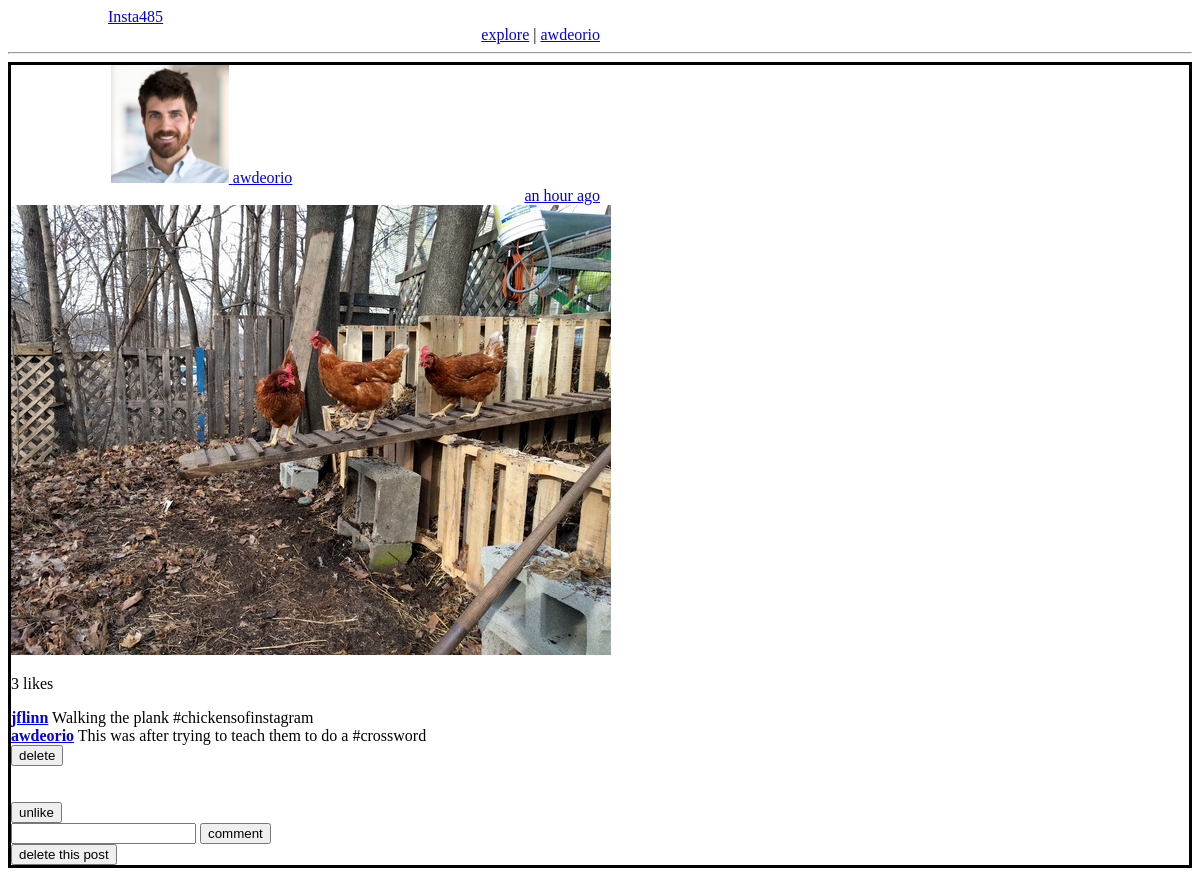
/posts/1/ (signed in), run on the app's committed database.
### tables this page shows
CREATE TABLE users(
  username VARCHAR(20) NOT NULL,
  fullname VARCHAR(40) NOT NULL,
  email VARCHAR(40) NOT NULL,
  filename VARCHAR(40) NOT NULL,
  password VARCHAR(40) NOT NULL,
  created DATETIME DEFAULT CURRENT_TIMESTAMP,
  PRIMARY KEY(username)
);

CREATE TABLE posts(
  postid INTEGER PRIMARY KEY AUTOINCREMENT,
  filename VARCHAR(64) NOT NULL,
  owner VARCHAR(20) NOT NULL,
  created DATETIME DEFAULT CURRENT_TIMESTAMP,
  FOREIGN KEY(owner) REFERENCES users(username) ON DELETE CASCADE
);

CREATE TABLE comments(
  commentid INTEGER PRIMARY KEY AUTOINCREMENT,
  owner VARCHAR(20) NOT NULL,
  postid INTEGER NOT NULL,
  text VARCHAR(1024) NOT NULL,
  created DATETIME DEFAULT CURRENT_TIMESTAMP,
  FOREIGN KEY(owner) REFERENCES users(username) ON DELETE CASCADE
  FOREIGN KEY(postid) REFERENCES posts(postid) ON DELETE CASCADE
);

### insta485/views/index.py (the view)
@insta485.app.route('/posts/<postid_url_slug>/')
def show_post(postid_url_slug):
    postid = int(postid_url_slug)
    if "username" in flask.session:
        logname = flask.session["username"]
    else:
        return flask.redirect("/accounts/login/")
    connection = insta485.model.get_db()
    context = {"logname": logname, "postid": postid}
    cur = connection.execute(
        "SELECT posts.owner AS owner, users.filename AS owner_img_url, "
        "posts.filename AS img_url, posts.created AS timestamp "
        "FROM posts JOIN users on posts.owner==users.username "
        "WHERE posts.postid == ?",
        (postid, )
    )
    post = cur.fetchall()
    context["owner"] = post[0]["owner"]
    context["owner_img_url"] = post[0]["owner_img_url"]
    context["img_url"] = post[0]["img_url"]
    context["timestamp"] = arrow.get(post[0]["timestamp"]).humanize()
    cur = connection.execute(
        "SELECT owner "
        "FROM likes "
        "WHERE likes.postid == ?",
        (postid, )
    )
    likes = cur.fetchall()
    context["likes"] = len(likes)
    context["like_list"] = [like["owner"] for like in likes]
    cur = connection.execute(
        "SELECT commentid, owner, text "
        "FROM comments "
        "WHERE comments.postid == ? "
        "ORDER BY commentid ASC ",
        (postid, )
    )
    comments = cur.fetchall()
    context["comments"] = comments
    return flask.render_template("post.html", **context)

### insta485/model.py (called while the page is built)
def dict_factory(cursor, row):
    return {col[0]: row[idx] for idx, col in enumerate(cursor.description)}

def get_db():
    if 'sqlite_db' not in flask.g:
        db_filename = insta485.app.config['DATABASE_FILENAME']
        flask.g.sqlite_db = sqlite3.connect(str(db_filename))
        flask.g.sqlite_db.row_factory = dict_factory
        flask.g.sqlite_db.execute("PRAGMA foreign_keys = ON")
    return flask.g.sqlite_db

### insta485/templates/post.html (shortened to what this page needs)
<!DOCTYPE html>
<html lang="en">
<head>
</head>
<body>
    <div class="logo">
        <a href="/">Insta485</a>
    </div>
    <div class="topright">
        <a href="/explore/">explore</a>
        <a> | </a>
        <a href="/users/{{ logname }}/">{{ logname }}</a>
    </div>
    <hr>
    <div style="border-style: solid;">
        <div class="logo">
            <a href="/users/{{ owner }}/">
                <img class="user-image" src="/uploads/{{ owner_img_url }}" alt="{{ owner_img_url }}" style="width: 20%;">
                {{ owner }}
            </a>
        </div>
        <div class="topright">
            <a href="/posts/{{ postid }}/">{{ timestamp }}</a>
        </div>
        <div>
            <img src="/uploads/{{ img_url }}" alt="/uploads/{{ img_url }}" style="align-content: center;">
            <p>
                {% if likes == 1 %}
                    1 like
                {% else %}
                    {{ likes }} likes
                {% endif %}
            </p>
            {% for comment in comments %}
            <a href="/users/{{ comment["owner"] }}/"><b>{{ comment["owner"] }}</b></a>
            {{ comment["text"] }}
            {% if comment["owner"] == logname %}
            <form action="/comments/?target=/posts/{{ postid }}/" method="post" enctype="multipart/form-data">
                <input type="submit" name="uncomment" value="delete"/>
              </form>
            {% endif %}
            <br>
            {% endfor %}
            <br>
            {% if logname not in like_list %}
            <form action="/likes/?target=/posts/{{ postid }}/" method="post" enctype="multipart/form-data">
                <input type="hidden" name="operation" value="like"/>
                <input type="hidden" name="postid" value="{{ postid }}"/>
                <input type="submit" name="like" value="like"/>
            </form>
            {% else %}
            <form action="/likes/?target=/posts/{{ postid }}/" method="post" enctype="multipart/form-data">
                <input type="submit" name="unlike" value="unlike"/>
            </form>
            {% endif %}
            <form action="/comments/?target=/posts/{{ postid }}/" method="post" enctype="multipart/form-data">
                <input type="text" name="text" required/>
                <input type="submit" name="comment" value="comment"/>
            </form>
            {% if logname == owner %}
            <form action="/posts/?target=/users/{{ logname }}/" method="post" enctype="multipart/form-data">
                <input type="submit" name="delete" value="delete this post"/>
              </form>
            {% endif %}
        </div>
    </div>
</body>
</html>

### insta485/templates/post.html (style rules this page uses)
.logo { color: black; text-align: left; margin-left: 100px; width: 50%; display: inline-block; }
.topright { color: black; text-align: right; margin-right: 100px; width: 50%; display: inline-block; }

### data on the page
users: filename (picture)
posts: owner "awdeorio", filename (picture)
comments: owner "jflinn", text "Walking the plank #chickensofinstagram"
comments: owner "awdeorio", text "This was after trying to teach them to do a #crossword"

### other printed values
{{ logname }} "awdeorio"
{{ timestamp }} "an hour ago"
{{ likes }} "3"
